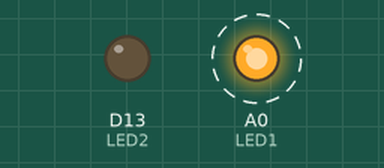
This program was run on a simulated nRF52 board. Parts: output pins drawn as LEDs (lit = HIGH). Dashed ring = blinking. What the program prints to the serial monitor is not drawn.

Above: at 0.1 s.
Timing chart, 0 to 3.0 s (numbered marks = the images above):
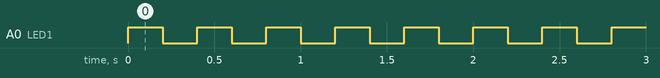

The program:

main.cpp
```cpp
#include <Arduino.h>

/*
per
https://docs.platformio.org/en/latest/tutorials/nordicnrf52/arduino_debugging_unit_testing.html

ardunino github is here https://github.com/sandeepmistry/arduino-nRF5
devboard hw docs here:
https://infocenter.nordicsemi.com/topic/ug_nrf52840_dk/UG/nrf52840_DK/hw_buttons_leds.html?cp=4_0_4_7_6

https://docs.platformio.org/en/latest/boards/nordicnrf52/nrf52840_dk_adafruit.html

must install adafruit bootloader first!
https://learn.adafruit.com/circuitpython-on-the-nrf52/nrf52840-bootloader
see link above and turn off jlink filesystem if we see unreliable serial comms
over USBCDC

adafruit bootloader install commands (from their readme)
kevinh@kevin-server:~/.platformio/packages/framework-arduinoadafruitnrf52/bootloader$
nrfjprog -e -f nrf52 Erasing user available code and UICR flash areas. Applying
system reset.
kevinh@kevin-server:~/.platformio/packages/framework-arduinoadafruitnrf52/bootloader$
nrfjprog --program pca10056/pca10056_bootloader-0.3.2_s140_6.1.1.hex -f nrf52
Parsing hex file.
Reading flash area to program to guarantee it is erased.
Checking that the area to write is not protected.
Programming device.
kevinh@kevin-server:~/.platformio/packages/framework-arduinoadafruitnrf52/bootloader$
nrfjprog --reset -f nrf52 Applying system reset. Run.

install jlink tools from here:
https://www.segger.com/downloads/jlink#J-LinkSoftwareAndDocumentationPack

install nrf tools from here:
https://www.nordicsemi.com/Software-and-tools/Development-Tools/nRF-Command-Line-Tools/Download#infotabs

examples of turning off the loop call to save power:
https://learn.adafruit.com/bluefruit-nrf52-feather-learning-guide/advertising-beacon

example of a more complex BLE service:
https://learn.adafruit.com/bluefruit-nrf52-feather-learning-guide/custom-hrm
*/

// See g_ADigitalPinMap to see how arduino maps to the real gpio#s - and all in
// P0
#define LED1 14
#define LED2 13

/*
good led ble demo:
https://github.com/adafruit/Adafruit_nRF52_Arduino/blob/master/libraries/Bluefruit52Lib/examples/Peripheral/nrf_blinky/nrf_blinky.ino
*/

void setup() {
  pinMode(LED1, OUTPUT);
  pinMode(LED2, OUTPUT);

  Serial.begin(115200);
  Serial.println("Hello world");
}

void loop() {
  digitalWrite(LED1, HIGH);
  delay(200);
  digitalWrite(LED1, LOW);
  delay(200);
  Serial.println("X");
}
```

Measured:
- by itself, A0 (LED1): alternates HIGH for 0.20 s and LOW for 0.20 s
